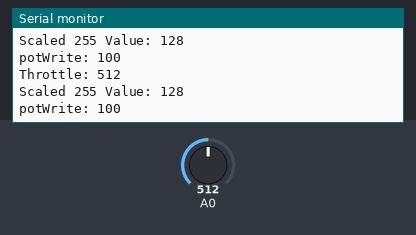
A sketch run on a simulated Arduino Uno, built with avr-gcc and run on an emulated ATmega328P. Parts: the last lines printed to the serial monitor. The test bench sets the inputs (shaded band); at power-on: A0 = 512.

Above: at 1.2 s.
1.3 s: A0 set to 408
At 1.8 s:
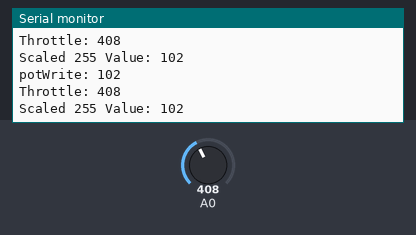
4.3 s: A0 set to 393
At 5.5 s:
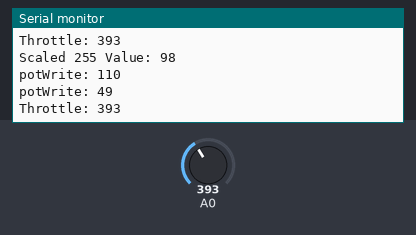
Timing chart, 0 to 7.3 s (numbered marks = the images above; inputs shaded):
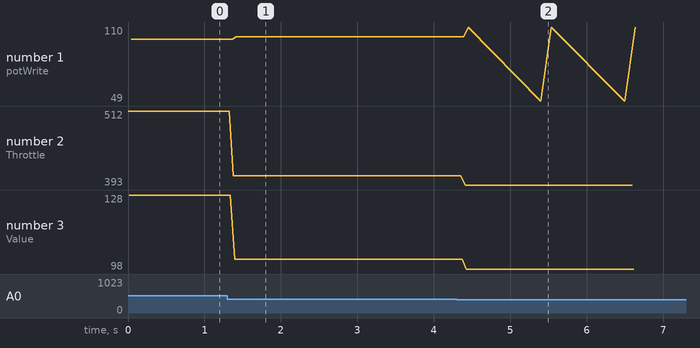

The sketch:

ESK8REMOTE.ino
```cpp
#include <Arduino.h>
#include <SPI.h>
const int CS = 10;
const int throttle = A0;
int level = 135;
int neutral = 100;
int startTime = millis();


void potWrite(int value)
{
  // Note that the integer vale passed to this subroutine
  // is cast to a byte
  value = (byte) value;
  digitalWrite(CS,LOW);
  SPI.transfer(B00010001); // This tells the chip to set the pot
  SPI.transfer(value);     // This tells it the pot position
  digitalWrite(CS,HIGH);
  Serial.print("potWrite: ");
  Serial.println(value);
}

void brakeGradualDecrease() {
  for (int bLevel = level - 50; bLevel > 45; bLevel-=2) {
    potWrite(bLevel);
    delay(100);
  }
}

void brakeAlternateVals(int UPPER, int LOWER) {
  potWrite(UPPER);
  delay(1000);
  potWrite(LOWER);
  delay(100);
}

void setup() {
  pinMode(CS, OUTPUT);
  Serial.begin(9600);
  SPI.begin();
}

void loop() {
  int throttle = analogRead(A0);
  double scaledValue = (double)throttle/1020 * 255;
  int roundValue = floor(scaledValue);
  Serial.print("Throttle: ");
  Serial.println(throttle);
  Serial.print("Scaled 255 Value: ");
  Serial.println(roundValue);
  /*for (int i = 0; i < 3; i ++) {
    brakeAlternateVals(110, 49); //send alternating values to the motor to dampen brake
  }*/

  //hard stop if throttle is pulled all the way back
  if (throttle <= 9) {
    potWrite(49);
  }

  if (throttle <= 400 && throttle > 9) {
    brakeAlternateVals(110, 49);
  } else if (throttle <= 600 && throttle >= 480) {
    potWrite(neutral);
  } else {
    potWrite(roundValue);
  }


}
```

Measured:
- the behaviour switches between 401 and 400 on A0 (found by bisection; images 1 and 2)
- after the input at 1.3 s, the serial monitor: prints a new line after 0.08 s (image 1)
- after the input at 4.3 s, the serial monitor: prints a new line after 0.11 s (image 2)
- plotted number 1: 100 → 102 after the input at 1.3 s, 102 → 110 after the input at 4.3 s
- plotted number 2: 512 → 408 after the input at 1.3 s, 408 → 393 after the input at 4.3 s
- plotted number 3: 128 → 102 after the input at 1.3 s, 102 → 98 after the input at 4.3 s
